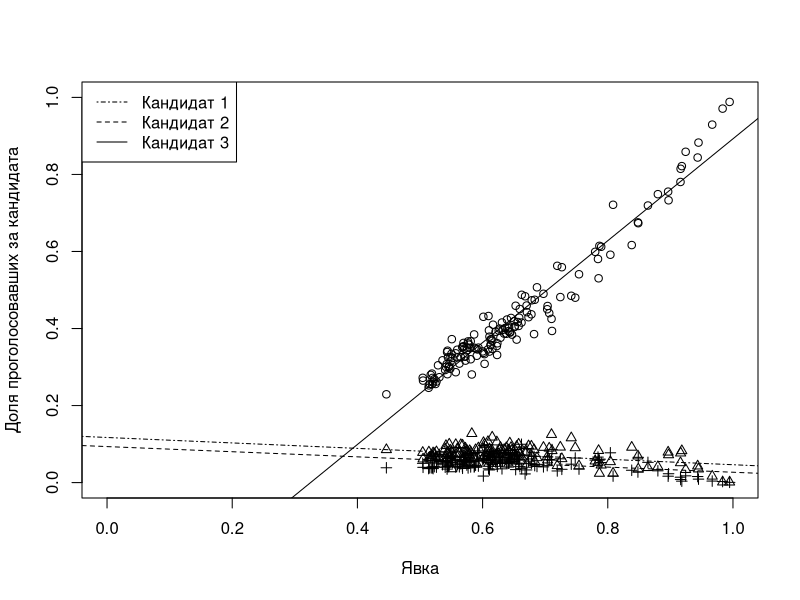

Reproduce this figure in R.
vybory <- read.table("data/vybory.txt", h=TRUE)

attach(vybory)
DOLJA <- cbind(KAND.1, KAND.2, KAND.3) / IZBIR
JAVKA <- (DEJSTV + NEDEJSTV) / IZBIR
cor(JAVKA, DOLJA)
lm.1 <- lm(KAND.1/IZBIR ~ JAVKA)
lm.2 <- lm(KAND.2/IZBIR ~ JAVKA)
lm.3 <- lm(KAND.3/IZBIR ~ JAVKA)
lapply(list(lm.1, lm.2, lm.3), summary)

plot(KAND.3/IZBIR ~ JAVKA, xlim=c(0,1), ylim=c(0,1), 
     xlab="Явка", ylab="Доля проголосовавших за кандидата")
points(KAND.1/IZBIR ~ JAVKA, pch=2)
points(KAND.2/IZBIR ~ JAVKA, pch=3)
abline(lm.3)
abline(lm.2, lty=2)
abline(lm.1, lty=10)
legend("topleft", lty=c(10,2,1),
       legend=c("Кандидат 1","Кандидат 2","Кандидат 3"))
detach(vybory)

vybory2 <- cbind(JAVKA, stack(data.frame(DOLJA)))
names(vybory2) <- c("javka","dolja","kand")
ancova.v <- lm(dolja ~ javka * kand, data=vybory2)
summary(ancova.v)
